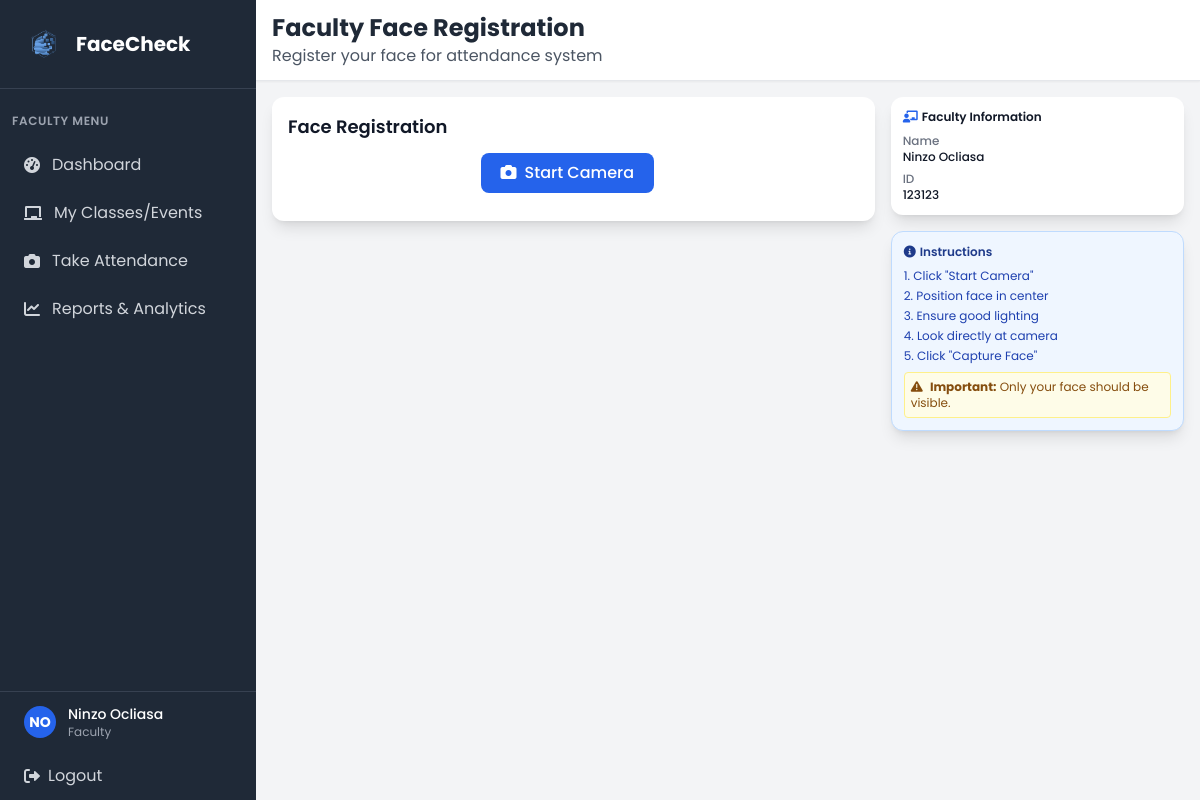
/faculty/register_face (signed in), run on an earlier commit of the app's database.
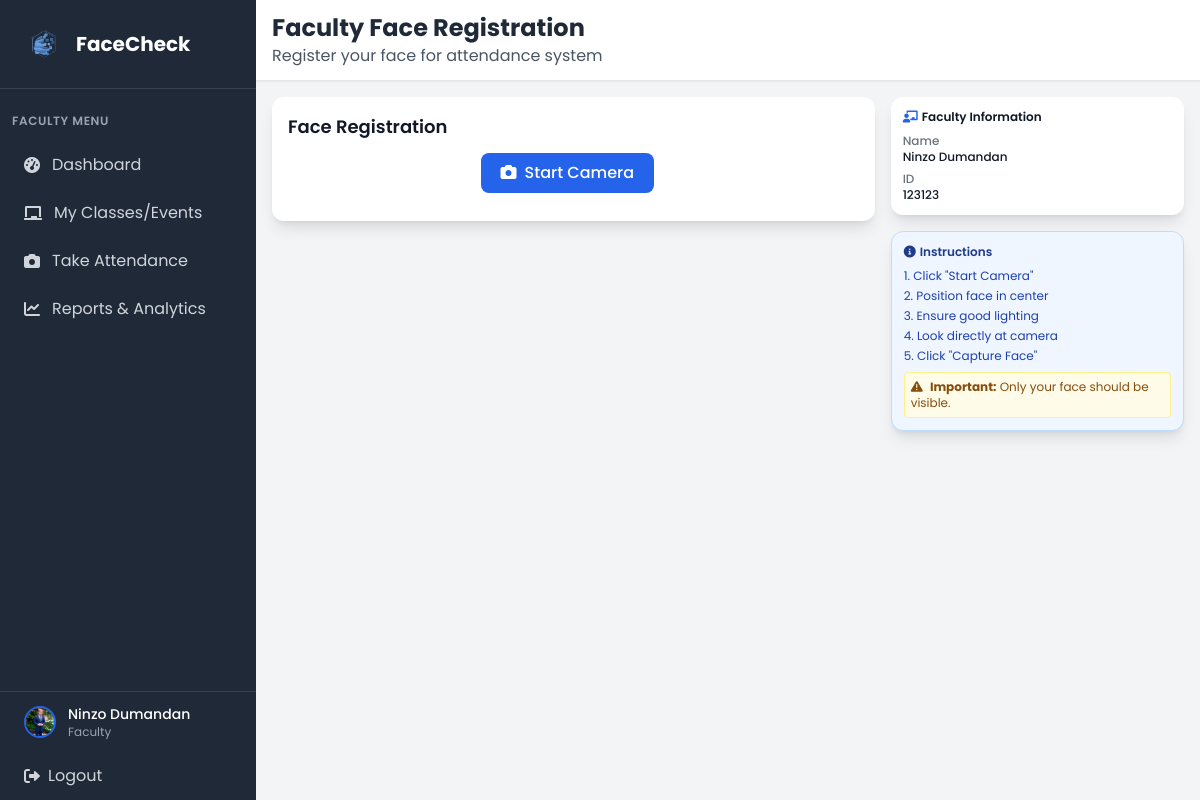
And on a later commit of the database.
### tables this page shows
CREATE TABLE user (
            user_id INTEGER PRIMARY KEY AUTOINCREMENT,
            idno VARCHAR(20) NOT NULL UNIQUE,
            firstname VARCHAR(50) NOT NULL,
            lastname VARCHAR(50) NOT NULL,
            role VARCHAR(10) NOT NULL CHECK (role IN ('admin', 'faculty', 'student')),
            password VARCHAR(255) NOT NULL,
            created_at DATETIME DEFAULT CURRENT_TIMESTAMP,
            is_active BOOLEAN DEFAULT 1,
            dept_id INTEGER,
            FOREIGN KEY (dept_id) REFERENCES department(dept_id)
        );

CREATE TABLE faculty (
            faculty_id INTEGER PRIMARY KEY AUTOINCREMENT,
            position VARCHAR(30) NOT NULL,
            user_id INTEGER NOT NULL, attendance_image VARCHAR(255), profile_picture VARCHAR(255),
            FOREIGN KEY (user_id) REFERENCES user(user_id)
        );

### app.py (the view)
@app.route('/faculty/register_face')
def faculty_register_face():
    if 'user_id' not in session or session['role'] != 'faculty':
        return redirect(url_for('login'))
    conn = get_db_connection()
    try:
        conn.execute('ALTER TABLE faculty ADD COLUMN profile_picture VARCHAR(255)')
        conn.commit()
    except:
        pass  # Column already exists
    faculty_info = conn.execute('''
        SELECT u.*, f.faculty_id, f.position, f.attendance_image, f.profile_picture, d.dept_name
        FROM user u
        JOIN faculty f ON u.user_id = f.user_id
        LEFT JOIN department d ON u.dept_id = d.dept_id
        WHERE u.user_id = ?
    ''', (session['user_id'],)).fetchone()
    if not faculty_info:
        conn.close()
        flash('Faculty not found', 'error')
        return redirect(url_for('faculty_dashboard'))
    conn.close()
    return render_template('faculty/faculty_register_face.html',
                         faculty_info=faculty_info,
                         faculty_name=faculty_info['firstname'] + ' ' + faculty_info['lastname'],
                         faculty_id=faculty_info['idno'])

### app.py (called while the page is built)
def get_db_connection():
    try:
        conn = sqlite3.connect('facecheck.db', timeout=30.0)
        conn.row_factory = sqlite3.Row
        conn.execute('PRAGMA foreign_keys = ON')
        try:
            cur = conn.cursor()
            cur.execute("PRAGMA table_info(faculty)")
            columns = [row[1] for row in cur.fetchall()]
            if 'attendance_image' not in columns:
                cur.execute("ALTER TABLE faculty ADD COLUMN attendance_image VARCHAR(255)")
                conn.commit()
        except Exception:
            pass
        return conn
    except sqlite3.Error as e:
        print(f"Database connection error: {e}")
        raise

### templates/faculty/faculty_register_face.html (shortened to what the changed rows need)
<!DOCTYPE html>
<html lang="en">
<head>
    <script src="https://cdn.tailwindcss.com"></script>
    <link href="https://cdnjs.cloudflare.com/ajax/libs/font-awesome/6.0.0/css/all.min.css" rel="stylesheet">
    <link rel="stylesheet" href="{{ url_for('static', filename='css/global.css') }}">
</head>
<body class="bg-gray-100">
    <div class="flex h-screen">
        <div class="w-64 bg-gray-800 text-white">
            <div class="p-6 border-b border-gray-700">
                <div class="flex items-center">
                    <h1 class="text-xl font-bold">FaceCheck</h1>
                </div>
            </div>
            <div class="absolute bottom-0 w-64 border-t border-gray-700">
                <a href="{{ url_for('faculty_profile') }}" class="flex items-center px-6 py-3 hover:bg-gray-700 transition duration-200">
                    {% if faculty_info.profile_picture %}
                    <img src="{{ url_for('static', filename='profile_pictures/' + faculty_info.profile_picture) }}"
                         alt="{{ faculty_info.firstname }} {{ faculty_info.lastname }}"
                         class="w-8 h-8 rounded-full object-cover border-2 border-blue-600 mr-3"
                         onerror="this.onerror=null; this.style.display='none'; this.nextElementSibling.style.display='flex';">
                    {% else %}
                    <div class="w-8 h-8 bg-blue-600 rounded-full flex items-center justify-center mr-3">
                        <span class="text-white text-sm font-bold">{{ faculty_info.firstname[0] }}{{ faculty_info.lastname[0] }}</span>
                    </div>
                    {% endif %}
                    <div>
                        <div class="text-sm font-medium">{{ faculty_info.firstname }} {{ faculty_info.lastname }}</div>
                        <div class="text-xs text-gray-400">Faculty</div>
                    </div>
                </a>
            </div>
        </div>
        <div class="flex-1 flex flex-col overflow-hidden">
            <header class="bg-white shadow-sm border-b border-gray-200">
                <div class="px-4 py-3">
                        <div>
                            <h2 class="text-2xl font-bold text-gray-800">Faculty Face Registration</h2>
                    </div>
                </div>
            </header>
            <main class="flex-1 overflow-y-auto p-4">
                <div class="max-w-6xl mx-auto">
                    <div class="grid grid-cols-1 lg:grid-cols-3 gap-4">
                        <div class="lg:col-span-1 space-y-4">
                            <div class="bg-white rounded-xl shadow-lg p-3">
                                <div class="space-y-1.5">
                                    <div>
                                        <label class="block text-xs font-medium text-gray-500">Name</label>
                                        <p class="text-xs text-gray-900 font-medium">{{ faculty_name }}</p>
                                    </div>
                                    <div>
                                        <label class="block text-xs font-medium text-gray-500">ID</label>
                                        <p class="text-xs text-gray-900 font-medium">{{ faculty_id }}</p>
                                    </div>
                                </div>
                            </div>
                        </div>
                    </div>
                </div>
            </main>
        </div>
    </div>
</body>
</html>

What changed in the data, as far as the page shows it:
now on this page (row edited): faculty: profile_picture (picture)
changed user "Ninzo": lastname "Ocliasa" → "Dumandan"; firstname "N" → (not shown); lastname "O" → (not shown)
Also different on the page:
{{ faculty_name }}: "Ninzo Ocliasa" → "Ninzo Dumandan"
